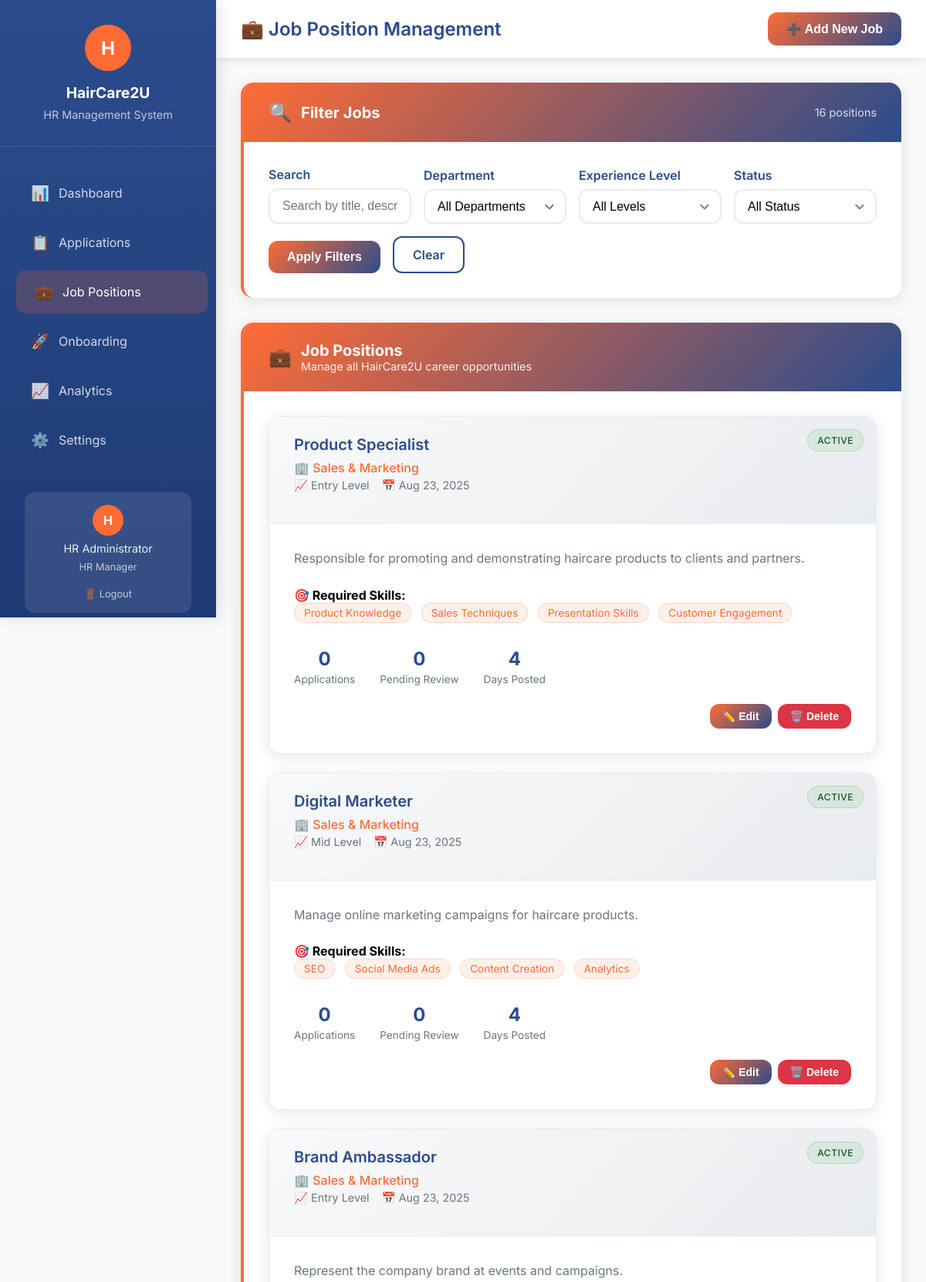
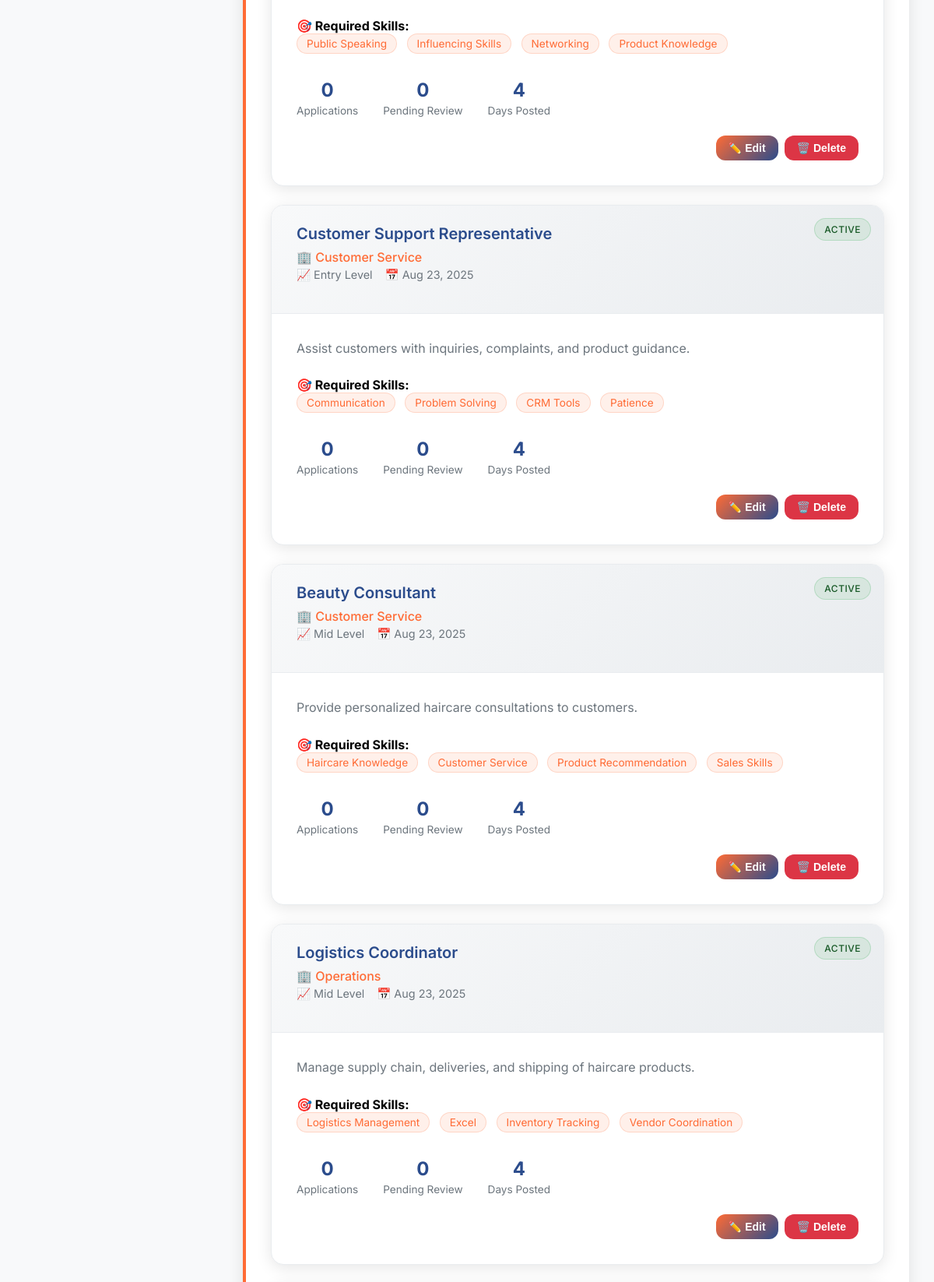
/manage-jobs.php (signed in, upper part), run on the app's committed database (2 pictures, top to bottom).
### tables this page shows
CREATE TABLE `users` (
  `id` int(11) NOT NULL,
  `username` varchar(50) NOT NULL,
  `email` varchar(100) NOT NULL,
  `password` varchar(255) NOT NULL,
  `full_name` varchar(100) NOT NULL,
  `role` enum('hr','candidate','employee') NOT NULL,
  `status` enum('active','inactive') DEFAULT 'active',
  `created_at` timestamp NOT NULL DEFAULT current_timestamp(),
  `updated_at` timestamp NOT NULL DEFAULT current_timestamp() ON UPDATE current_timestamp(),
  `reset_token` varchar(64) DEFAULT NULL,
  `reset_expires` datetime DEFAULT NULL,
  `job_position_id` int(11) DEFAULT NULL,
  `department` varchar(50) DEFAULT 'ALL'
);

CREATE TABLE `job_positions` (
  `id` int(11) NOT NULL,
  `title` varchar(100) NOT NULL,
  `department` varchar(50) NOT NULL,
  `description` text DEFAULT NULL,
  `required_skills` text NOT NULL,
  `experience_level` enum('entry','mid','senior') DEFAULT 'mid',
  `status` enum('active','closed') DEFAULT 'active',
  `created_by` int(11) DEFAULT NULL,
  `created_at` timestamp NOT NULL DEFAULT current_timestamp()
);

### manage-jobs.php (the view, shortened to what this page needs)
<?php
require_once 'includes/functions.php';
$search = isset($_GET['search']) ? trim($_GET['search']) : '';
$query = "
    SELECT
        jp.*,
        u.full_name as created_by_name,
        (SELECT COUNT(*) FROM applications WHERE job_position_id = jp.id) as application_count,
        (SELECT COUNT(*) FROM applications WHERE job_position_id = jp.id AND status = 'pending') as pending_count
    FROM job_positions jp
    LEFT JOIN users u ON jp.created_by = u.id
    WHERE 1=1
";
$params = [];
$types = '';
$query .= " ORDER BY jp.created_at DESC";
try {
    if ($params) {
        $stmt = $connection->prepare($query);
        if ($stmt) {
            $stmt->bind_param($types, ...$params);
            $stmt->execute();
            $result = $stmt->get_result();
            $jobs = $result ? $result->fetch_all(MYSQLI_ASSOC) : [];
        } else {
            $jobs = [];
            $error = "Failed to prepare statement: " . $connection->error;
        }
    } else {
        $stmt = $connection->query($query);
        $jobs = $stmt ? $stmt->fetch_all(MYSQLI_ASSOC) : [];
    }
} catch(Exception $e) {
    $error = "Database error: " . $e->getMessage();
    $jobs = [];
}
?>
<!DOCTYPE html>
<html lang="en">
<head>
</head>
<body>
    <div class="sidebar" id="sidebar">
        <div class="sidebar-brand">
            <div class="logo">H</div>
            <h3>HairCare2U</h3>
            <p>HR Management System</p>
        </div>
        <ul class="sidebar-nav">
            <li>
                <a href="hr-dashboard.php">
                    <span class="icon">📊</span>
                    <span>Dashboard</span>
                </a>
            </li>
            <li>
                <a href="manage-applications.php">
                    <span class="icon">📋</span>
                    <span>Applications</span>
                </a>
            </li>
            <li>
                <a href="manage-jobs.php" class="active">
                    <span class="icon">💼</span>
                    <span>Job Positions</span>
                </a>
            </li>
            <li>
                <a href="onboarding.php">
                    <span class="icon">🚀</span>
                    <span>Onboarding</span>
                </a>
            </li>
            <li>
                <a href="reports.php">
                    <span class="icon">📈</span>
                    <span>Analytics</span>
                </a>
            </li>
            <li>
                <a href="settings.php">
                    <span class="icon">⚙️</span>
                    <span>Settings</span>
                </a>
            </li>
        </ul>
        <div class="sidebar-footer">
            <div class="user-profile">
                <div class="avatar"><?php echo substr($_SESSION['full_name'], 0, 1); ?></div>
                <div style="color: rgba(255,255,255,0.9); font-size: 0.9rem; margin-bottom: 0.5rem;">
                    <?php echo htmlspecialchars($_SESSION['full_name']); ?>
                </div>
                <div style="color: rgba(255,255,255,0.7); font-size: 0.8rem; margin-bottom: 1rem;">
                    HR Manager
                </div>
                <a href="logout.php" style="color: rgba(255,255,255,0.7); text-decoration: none; font-size: 0.8rem;">
                    🚪 Logout
                </a>
            </div>
        </div>
    </div>
    <div class="main-content">
        <div class="topbar">
            <h1 class="page-title">💼 Job Position Management</h1>
            <button onclick="openCreateModal()" class="btn btn-primary">
                ➕ Add New Job
            </button>
        </div>
        <div class="content-area">
            <div class="card">
                <div class="card-header">
                    <div class="header-left">
                        <span class="icon" style="font-size: 1.5rem;">🔍</span>
                        <h3 style="margin: 0; font-size: 1.25rem;">Filter Jobs</h3>
                    </div>
                    <div class="header-right">
                        <span style="color: rgba(255,255,255,0.8); font-size: 0.9rem;">
                            <?php echo count($jobs); ?> positions
                        </span>
                    </div>
                </div>
                <div class="card-body">
                    <form method="GET" class="filter-form">
                        <div class="form-group">
                            <label class="form-label">Search</label>
                            <input type="text" name="search" class="form-control"
                                   placeholder="Search by title, description, or skills..."
                                   value="<?php echo htmlspecialchars($search); ?>">
                        </div>
                        <div class="form-group">
                            <label class="form-label">Department</label>
                            <select name="department" class="form-control form-select">
                                <option value="all">All Departments</option>
                            </select>
                        </div>
                        <div class="form-group">
                            <label class="form-label">Experience Level</label>
                            <select name="experience" class="form-control form-select">
                                <option value="all">All Levels</option>
                            </select>
                        </div>
                        <div class="form-group">
                            <label class="form-label">Status</label>
                            <select name="status" class="form-control form-select">
                                <option value="all">All Status</option>
                            </select>
                        </div>
                        <button type="submit" class="btn btn-primary">Apply Filters</button>
                        <a href="manage-jobs.php" class="btn btn-outline">Clear</a>
                    </form>
                </div>
            </div>
            <div class="card">
                <div class="card-header">
                    <div class="header-left">
                        <span class="icon" style="font-size: 1.5rem;">💼</span>
                        <div>
                            <h3 style="margin: 0; font-size: 1.25rem;">Job Positions</h3>
                            <p style="margin: 0; opacity: 0.9; font-size: 0.9rem;">Manage all HairCare2U career opportunities</p>
                        </div>
                    </div>
                </div>
                <div class="card-body">
                    <?php if (empty($jobs)): ?>
                        <div class="empty-state">
                            <div class="icon">💼</div>
                            <h3>No job positions found</h3>
                            <p>No job positions match your current filters. Try adjusting your search criteria or create a new job position.</p>
                            <button onclick="openCreateModal()" class="btn btn-primary" style="margin-top: 1rem;">
                                ➕ Create First Job Position
                            </button>
                        </div>
                    <?php else: ?>
                        <?php foreach ($jobs as $job): ?>
                            <div class="job-card">
                                <div class="job-header">
                                    <div class="job-title"><?php echo htmlspecialchars($job['title']); ?></div>
                                    <div class="job-department">🏢 <?php echo htmlspecialchars($job['department']); ?></div>
                                    <div class="job-meta">
                                        <span>📈 <?php echo ucfirst($job['experience_level']); ?> Level</span>
                                        <span>📅 <?php echo date('M j, Y', strtotime($job['created_at'])); ?></span>
                                    </div>
                                    <span class="status-badge status-<?php echo $job['status'] ?? 'active'; ?>">
                                        <?php echo ucfirst($job['status'] ?? 'active'); ?>
                                    </span>
                                </div>
                                <div class="job-body">
                                    <div class="job-description">
                                        <?php echo nl2br(htmlspecialchars($job['description'])); ?>
                                    </div>
                                    <div class="job-skills">
                                        <strong>🎯 Required Skills:</strong><br>
                                        <?php
                                        $skills = explode(',', $job['required_skills']);
                                        foreach ($skills as $skill):
                                        ?>
                                            <span class="skill-tag"><?php echo trim(htmlspecialchars($skill)); ?></span>
                                        <?php endforeach; ?>
                                    </div>
                                    <div class="job-stats">
                                        <div class="stat-item">
                                            <div class="stat-number"><?php echo $job['application_count']; ?></div>
                                            <div class="stat-label">Applications</div>
                                        </div>
                                        <div class="stat-item">
                                            <div class="stat-number"><?php echo $job['pending_count']; ?></div>
                                            <div class="stat-label">Pending Review</div>
                                        </div>
                                        <div class="stat-item">
                                            <div class="stat-number">
                                                <?php
                                                $days_posted = floor((time() - strtotime($job['created_at'])) / 86400);
                                                echo $days_posted;
                                                ?>
                                            </div>
                                            <div class="stat-label">Days Posted</div>
                                        </div>
                                    </div>
                                    <div class="job-actions">
                                        <button onclick="openEditModal(<?php echo htmlspecialchars(json_encode($job)); ?>)" class="btn btn-primary btn-sm">
                                            ✏️ Edit
                                        </button>
                                        <button onclick="confirmDelete(<?php echo $job['id']; ?>, '<?php echo htmlspecialchars($job['title']); ?>', <?php echo $job['application_count']; ?>)" class="btn btn-danger btn-sm">
                                            🗑️ Delete
                                        </button>
                                    </div>
                                </div>
                            </div>
                        <?php endforeach; ?>
                    <?php endif; ?>
                </div>
            </div>
        </div>
    </div>
</body>
</html>

### data on the page
users: job_positions.title "Product Specialist", job_positions.department "Sales & Marketing", job_positions.experience_level "Entry", job_positions.created_at "Aug 23, 2025", job_positions.status "ACTIVE", job_positions.description "Responsible for promoting and demonstrating haircare products to clients and partners.", job_positions.required_skills "Product Knowledge", job_positions.required_skills "Sales Techniques", job_positions.required_skills "Presentation Skills", job_positions.required_skills "Customer Engagement", application_count "0", pending_count "0", job_positions.created_at "4", job_positions.title "Digital Marketer", job_positions.experience_level "Mid", job_positions.description "Manage online marketing campaigns for haircare products.", job_positions.required_skills "SEO", job_positions.required_skills "Social Media Ads", job_positions.required_skills "Content Creation", job_positions.required_skills "Analytics", job_positions.title "Brand Ambassador", job_positions.description "Represent the company brand at events and campaigns.", job_positions.required_skills "Public Speaking", job_positions.required_skills "Influencing Skills", job_positions.required_skills "Networking", job_positions.title "Customer Support Representative", job_positions.department "Customer Service", job_positions.description "Assist customers with inquiries, complaints, and product guidance.", job_positions.required_skills "Communication", job_positions.required_skills "Problem Solving", job_positions.required_skills "CRM Tools", job_positions.required_skills "Patience", job_positions.title "Beauty Consultant", job_positions.description "Provide personalized haircare consultations to customers.", job_positions.required_skills "Haircare Knowledge", job_positions.required_skills "Customer Service", job_positions.required_skills "Product Recommendation", job_positions.required_skills "Sales Skills", job_positions.title "Logistics Coordinator", job_positions.department "Operations", job_positions.description "Manage supply chain, deliveries, and shipping of haircare products.", job_positions.required_skills "Logistics Management", job_positions.required_skills "Excel", job_positions.required_skills "Inventory Tracking", job_positions.required_skills "Vendor Coordination"

### other printed values
substr($_SESSION['full_name'], 0, 1) "H"
$_SESSION['full_name'] "HR Administrator"
count($jobs) "16"
